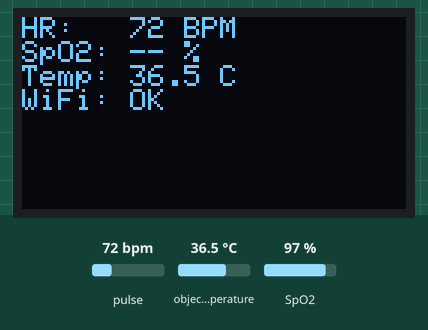
The program below on a simulated ESP32. Shown: 128×64 one-colour display. Inputs (shaded band) come from the test bench; at power-on: pulse 72 bpm, object temperature 36.5 °C, SpO2 97 %. WiFi joins after 1.5 s; servers stay silent unless stated; no MQTT or app messages arrive unless stated; what the program prints to the serial monitor is not drawn.

Above: at 3.4 s.
3.5 s: pulse set to 42 bpm
At 4.7 s:
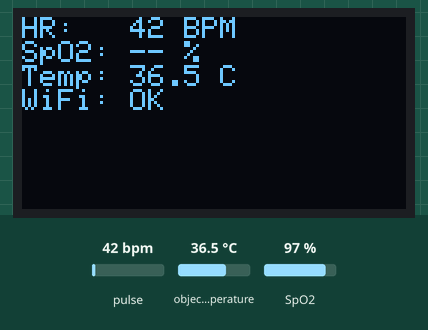
5.6 s: object temperature set to 20 °C
At 7.6 s:
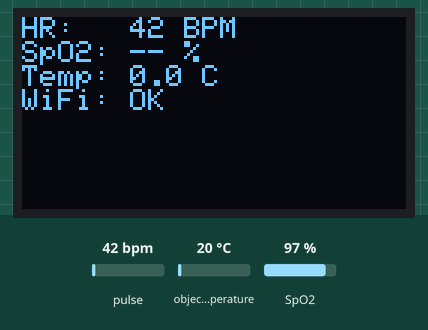
8.1 s: pulse set to 70 bpm
At 10.4 s:
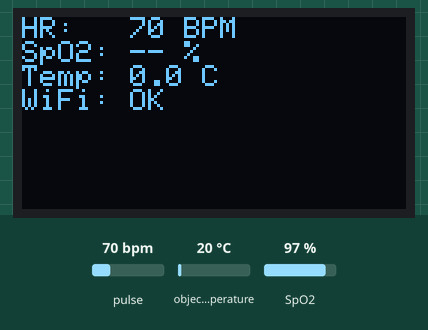
10.7 s: object temperature set to 32 °C
At 12.3 s:
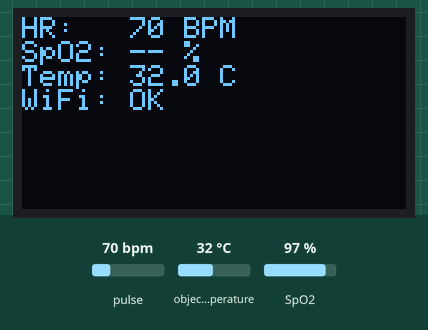
Timing chart, 0 to 13.8 s (numbered marks = the images above; inputs shaded):
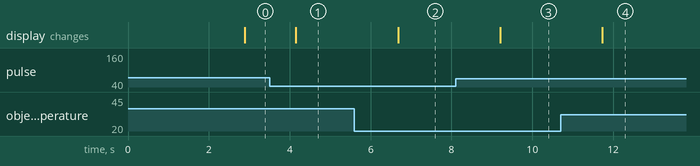

Measured:
- after the input at 3.5 s, the display: changes after 0.65 s (image 1)
- after the input at 5.6 s, the display: changes after 1.1 s (image 2)
- after the input at 8.1 s, the display: changes after 1.1 s (image 3)
- after the input at 10.7 s, the display: changes after 1.0 s (image 4)

The program:

main.cpp
```cpp
#include <Arduino.h>
#include <WiFi.h>
#include <PubSubClient.h>
#include <ArduinoJson.h>
#include "config.h"
#include "sensors.h"
#include "display.h"

WiFiClient   wifiClient;
PubSubClient mqtt(wifiClient);

// Global SpO2 updated by MQTT callback
volatile int latestSpo2 = 0;

// ── MQTT Callback — receives SpO2 from backend ─
void mqttCallback(char* topic, byte* payload, unsigned int length) {
    // Parse incoming SpO2 value
    char msg[32];
    memcpy(msg, payload, length);
    msg[length] = '\0';

    StaticJsonDocument<64> doc;
    deserializeJson(doc, msg);

    if (doc.containsKey("spo2")) {
        latestSpo2 = doc["spo2"].as<int>();
        Serial.printf("SpO2 received from backend: %d%%\n", latestSpo2);
    }
}

// ── WiFi Connect ──────────────────────────────
void connectWiFi() {
    WiFi.begin(WIFI_SSID, WIFI_PASSWORD);
    Serial.print("Connecting WiFi");
    while (WiFi.status() != WL_CONNECTED) {
        delay(500);
        Serial.print(".");
    }
    Serial.println(" Connected");
}

// ── MQTT Connect ──────────────────────────────
void connectMQTT() {
    mqtt.setServer(MQTT_BROKER, MQTT_PORT);
    mqtt.setCallback(mqttCallback);
    while (!mqtt.connected()) {
        Serial.print("Connecting MQTT...");
        if (mqtt.connect(DEVICE_ID)) {
            Serial.println("OK");
            // Subscribe to SpO2 topic
            mqtt.subscribe(MQTT_TOPIC_SUB);
            Serial.println("Subscribed to SpO2 topic");
        } else {
            delay(3000);
        }
    }
}

// ── Send Raw Data to Backend ──────────────────
void sendReading(VitalReading &r) {
    if (WiFi.status() != WL_CONNECTED) connectWiFi();
    if (!mqtt.connected()) {
        connectMQTT();
    }
    mqtt.loop();

    DynamicJsonDocument doc(2048);
    doc["device_id"]  = DEVICE_ID;
    doc["patient_id"] = PATIENT_ID;
    doc["hr"]         = r.hr;
    doc["temp_c"]     = r.temp_c;

    // Raw samples for backend SpO2 calculation
    JsonArray ir  = doc.createNestedArray("ir");
    JsonArray red = doc.createNestedArray("red");
    for (int i = 0; i < SAMPLE_COUNT; i++) {
        ir.add(r.irBuffer[i]);
        red.add(r.redBuffer[i]);
    }

    char payload[2048];
    serializeJson(doc, payload);
    bool sent = mqtt.publish(MQTT_TOPIC_PUB, payload);

    if (sent) {
        Serial.printf("Sent → HR:%d Temp:%.1fC SpO2:%d%%\n",
            r.hr, r.temp_c, latestSpo2);
    } else {
        Serial.println("Publish failed");
    }
}

// ── Setup ─────────────────────────────────────
void setup() {
    Serial.begin(115200);
    initSensors();
    initDisplay();
    connectWiFi();
    connectMQTT();
    Serial.println("System ready");
}

// ── Main Loop ─────────────────────────────────
void loop() {
    unsigned long start = millis();

    // Keep MQTT alive
    mqtt.loop();

    // Read sensors
    VitalReading reading = readSensors();

    // Inject latest SpO2 from backend
    reading.spo2 = latestSpo2;

    // Update OLED
    updateDisplay(reading);

    // Send to backend if finger detected
    if (reading.valid && reading.hr > 0) {
        sendReading(reading);
    } else {
        Serial.println("Waiting for finger...");
    }

    // Wait to complete interval
    unsigned long elapsed = millis() - start;
    if (elapsed < READ_INTERVAL_MS) {
        delay(READ_INTERVAL_MS - elapsed);
    }
}
```

display.cpp
```cpp
#include "display.h"
#include <Adafruit_SSD1306.h>
#include <WiFi.h>

Adafruit_SSD1306 oled(128, 64, &Wire, -1);

void initDisplay() {
    oled.begin(SSD1306_SWITCHCAPVCC, 0x3C);
    oled.clearDisplay();
    oled.setTextColor(SSD1306_WHITE);
    oled.display();
}

void updateDisplay(VitalReading &r) {
    oled.clearDisplay();
    oled.setTextSize(1);
    oled.setCursor(0, 0);

    // HR
    oled.print("HR:   ");
    oled.print(r.hr);
    oled.println(" BPM");

    // SpO2 — from backend
    oled.print("SpO2: ");
    if (r.spo2 > 0) {
        oled.print(r.spo2);
        oled.println(" %");
    } else {
        oled.println("-- %");
    }

    // Temperature
    oled.print("Temp: ");
    oled.print(r.temp_c, 1);
    oled.println(" C");

    // WiFi status
    oled.print("WiFi: ");
    oled.println(WiFi.status() == WL_CONNECTED ? "OK" : "NO");

    oled.display();
}
```

display.h
```cpp
#pragma once
#include "sensors.h"

void initDisplay();
void updateDisplay(VitalReading &r);
```

sensors.cpp
```cpp
#include "sensors.h"
#include "config.h"
#include <Wire.h>
#include "MAX30105.h"
#include "spo2_algorithm.h"
#include <Adafruit_MLX90614.h>

MAX30105          particleSensor;
Adafruit_MLX90614 mlx;

void initSensors() {
    Wire.begin(I2C_SDA, I2C_SCL);
    particleSensor.begin(Wire, I2C_SPEED_FAST);

    byte ledBrightness = 0x1F;
    byte sampleAverage = 4;
    byte ledMode       = 2;
    int  sampleRate    = 400;
    int  pulseWidth    = 411;
    int  adcRange      = 4096;

    particleSensor.setup(ledBrightness, sampleAverage,
                         ledMode, sampleRate,
                         pulseWidth, adcRange);
    mlx.begin();
    Serial.println("Sensors ready");
}

VitalReading readSensors() {
    VitalReading r = {0, 0, 0.0, {}, {}, false};

    // Collect samples
    for (int i = 0; i < SAMPLE_COUNT; i++) {
        while (!particleSensor.available())
            particleSensor.check();
        r.redBuffer[i] = particleSensor.getRed();
        r.irBuffer[i]  = particleSensor.getIR();
        particleSensor.nextSample();
    }

    // No finger check
    if (r.irBuffer[SAMPLE_COUNT-1] < 30000) {
        Serial.println("No finger detected");
        return r;
    }

    // Calculate HR only on ESP32
    int8_t validSPO2, validHR;
    int32_t spo2, hr;
    maxim_heart_rate_and_oxygen_saturation(
        r.irBuffer, SAMPLE_COUNT, r.redBuffer,
        &spo2, &validSPO2,
        &hr,   &validHR
    );

    // Read temperature
    float t1 = mlx.readObjectTempC();
    float t2 = mlx.readObjectTempC();
    float t3 = mlx.readObjectTempC();
    r.temp_c = (t1 + t2 + t3) / 3.0;

    // Validate HR and temp
    if (validHR == 1 && hr >= 40 && hr <= 180) r.hr = hr;
    if (r.temp_c < 30.0 || r.temp_c > 42.0)   r.temp_c = 0;

    // spo2 starts at 0 — will be updated by backend callback
    r.spo2 = 0;
    r.valid = (r.hr > 0);
    return r;
}
```

sensors.h
```cpp
#pragma once
#include <Arduino.h>
#include "config.h"

typedef struct {
    int      hr;
    int      spo2;       // received from backend
    float    temp_c;
    uint32_t irBuffer[SAMPLE_COUNT];
    uint32_t redBuffer[SAMPLE_COUNT];
    bool     valid;
} VitalReading;

void         initSensors();
VitalReading readSensors();
```

config.h
```cpp
#pragma once

// ── WiFi ──────────────────────────────────────
#define WIFI_SSID      "DJ"
#define WIFI_PASSWORD  "32187654"

// ── MQTT ──────────────────────────────────────
#define MQTT_BROKER    "broker.hivemq.com"
#define MQTT_PORT      1883

// ESP32 publishes raw data here
#define MQTT_TOPIC_PUB "rpm/vitals/patient_001"

// ESP32 subscribes to receive SpO2 from backend
#define MQTT_TOPIC_SUB "rpm/spo2/patient_001"

// ── Device Identity ───────────────────────────
#define DEVICE_ID      "device_esp32_01"
#define PATIENT_ID     "patient_001"

// ── I2C Pins ──────────────────────────────────
#define I2C_SDA        21
#define I2C_SCL        22

// ── Reading interval ──────────────────────────
#define READ_INTERVAL_MS  500

// ── Sample count ──────────────────────────────
#define SAMPLE_COUNT   100
```
